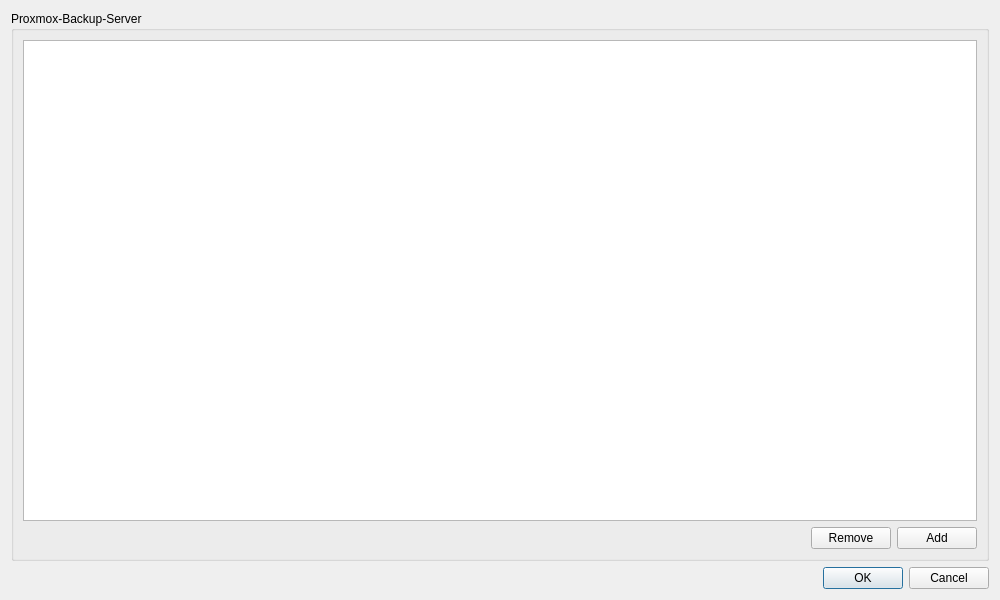
<?xml version="1.0" encoding="UTF-8"?>
<ui version="4.0">
 <class>PBSManager</class>
 <widget class="QDialog" name="PBSManager">
  <property name="geometry">
   <rect>
    <x>0</x>
    <y>0</y>
    <width>1000</width>
    <height>600</height>
   </rect>
  </property>
  <property name="windowTitle">
   <string>Dialog</string>
  </property>
  <layout class="QVBoxLayout" name="verticalLayout">
   <item>
    <widget class="QGroupBox" name="groupBox">
     <property name="title">
      <string>Proxmox-Backup-Server</string>
     </property>
     <layout class="QVBoxLayout" name="verticalLayout_2">
      <item>
       <widget class="QTreeView" name="tvPBServer">
        <property name="editTriggers">
         <set>QAbstractItemView::EditKeyPressed</set>
        </property>
        <property name="indentation">
         <number>10</number>
        </property>
        <property name="rootIsDecorated">
         <bool>false</bool>
        </property>
       </widget>
      </item>
      <item>
       <layout class="QHBoxLayout" name="horizontalLayout">
        <item>
         <spacer name="horizontalSpacer">
          <property name="orientation">
           <enum>Qt::Horizontal</enum>
          </property>
          <property name="sizeHint" stdset="0">
           <size>
            <width>40</width>
            <height>20</height>
           </size>
          </property>
         </spacer>
        </item>
        <item>
         <widget class="QPushButton" name="btnRemove">
          <property name="text">
           <string>Remove</string>
          </property>
         </widget>
        </item>
        <item>
         <widget class="QPushButton" name="btnAdd">
          <property name="text">
           <string>Add</string>
          </property>
         </widget>
        </item>
       </layout>
      </item>
     </layout>
    </widget>
   </item>
   <item>
    <widget class="QDialogButtonBox" name="buttonBox">
     <property name="orientation">
      <enum>Qt::Horizontal</enum>
     </property>
     <property name="standardButtons">
      <set>QDialogButtonBox::Cancel|QDialogButtonBox::Ok</set>
     </property>
    </widget>
   </item>
  </layout>
 </widget>
 <resources/>
 <connections>
  <connection>
   <sender>buttonBox</sender>
   <signal>accepted()</signal>
   <receiver>PBSManager</receiver>
   <slot>accept()</slot>
   <hints>
    <hint type="sourcelabel">
     <x>248</x>
     <y>254</y>
    </hint>
    <hint type="destinationlabel">
     <x>157</x>
     <y>274</y>
    </hint>
   </hints>
  </connection>
  <connection>
   <sender>buttonBox</sender>
   <signal>rejected()</signal>
   <receiver>PBSManager</receiver>
   <slot>reject()</slot>
   <hints>
    <hint type="sourcelabel">
     <x>316</x>
     <y>260</y>
    </hint>
    <hint type="destinationlabel">
     <x>286</x>
     <y>274</y>
    </hint>
   </hints>
  </connection>
 </connections>
</ui>
